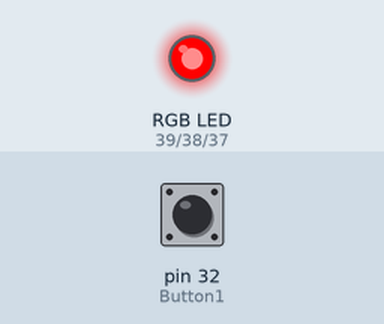
The sketch below on a simulated Arduino Mega 2560, built with avr-gcc and run on an emulated ATmega2560. Parts: an RGB LED mixed from three pins (HIGH = lit). The inputs (shaded band) are chosen by the test bench; at power-on: pin 32 (Button1) HIGH.

Above: at 1.3 s.
1.4 s: pin 32 (Button1) pulled LOW for 3.2 s
At 1.8 s:
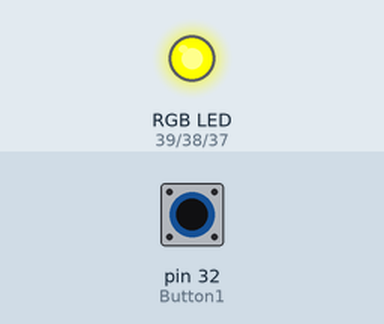
6.1 s: pin 32 (Button1) pulled LOW for 0.15 s
At 7.3 s:
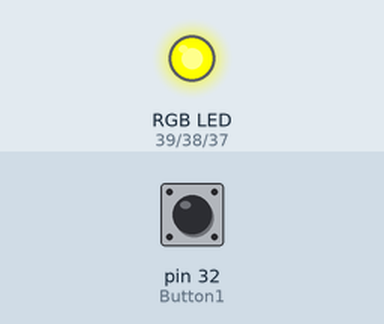
7.7 s: pin 32 (Button1) pulled LOW for 1 s
At 8.9 s:
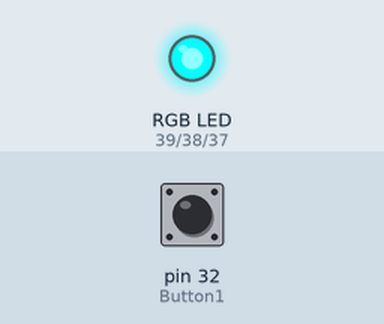
Timing chart, 0 to 10.7 s (numbered marks = the images above; inputs shaded):
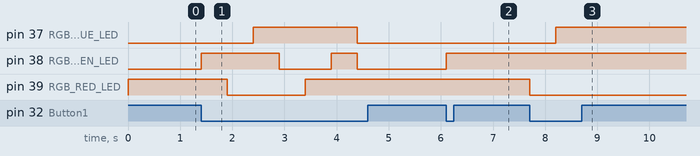

Measured:
- after the input at 1.4 s, pin 37 (RGB_BLUE_LED): LOW → HIGH after 1.0 s, → LOW 2.0 s later; pin 38 (RGB_GREEN_LED): LOW → HIGH at once, → LOW 1.5 s later, → HIGH 1.0 s later, → LOW 0.50 s later; pin 39 (RGB_RED_LED): HIGH → LOW after 0.50 s, → HIGH 1.5 s later
- after the input at 6.1 s, pin 38 (RGB_GREEN_LED): LOW → HIGH at once
- after the input at 7.7 s, pin 37 (RGB_BLUE_LED): LOW → HIGH after 0.50 s; pin 39 (RGB_RED_LED): HIGH → LOW at once

The sketch:

Lab2_3c.ino
```cpp
/*
  Resolution for Lab 2, 3.c) for the
  Energia workshop with Educational Boosterpack Mk II by Luís Afonso

  Made in 19/12/2015 by Luís Afonso
*/

/* Define the pins of the RGB LED on the boosterpack */
#define RGB_RED_LED 39
#define RGB_GREEN_LED 38
#define RGB_BLUE_LED 37

#define Button1 32


void setup()
{

  pinMode(RGB_RED_LED,OUTPUT);
  pinMode(RGB_GREEN_LED,OUTPUT);
  pinMode(RGB_BLUE_LED,OUTPUT);

  pinMode(Button1,INPUT_PULLUP);

  //Start with all LED off
  digitalWrite(RGB_RED_LED, LOW);
  digitalWrite(RGB_GREEN_LED, LOW);
  digitalWrite(RGB_BLUE_LED, LOW);
}

/*
  The code bellow creates a sequence of the combination of all colors
Usually this is done by (RGB): 100 -> 110 -> 010 -> 011 -> 001 -> 101 -> 111
and then back to 100 (Red).
  In the loop bellow some commands are commented out since they are
  not necessary and it's to show it's possible to optimize the code
(code has less lines). Off course it's much easier to produce the
code before the optimizations.
*/
void loop()
{

  /* Red only */
  digitalWrite(RGB_RED_LED, HIGH);
  digitalWrite(RGB_GREEN_LED, LOW);
  digitalWrite(RGB_BLUE_LED, LOW);

  delay(500);
  while(digitalRead(Button1));

  /* Red + Green = Yellow */
  //digitalWrite(RGB_RED_LED, HIGH); //already ON in previous
  digitalWrite(RGB_GREEN_LED, HIGH);
  //digitalWrite(RGB_BLUE_LED, LOW); //already OFF in previous

  delay(500);
  while(digitalRead(Button1));

  /* Green only */
  digitalWrite(RGB_RED_LED, LOW);
  //digitalWrite(RGB_GREEN_LED, HIGH); //already ON in previous
  //digitalWrite(RGB_BLUE_LED, LOW); //already OFF in previous

  delay(500);
  while(digitalRead(Button1));

  /* Green + Blue = Turquoise  */
  //digitalWrite(RGB_RED_LED, LOW); //already OFF in previous
  //digitalWrite(RGB_GREEN_LED, HIGH); //already ON in previous
  digitalWrite(RGB_BLUE_LED, HIGH);

  delay(500);
  while(digitalRead(Button1));

  /* Blue only  */
  //digitalWrite(RGB_RED_LED, LOW); //already OFF in previous
  digitalWrite(RGB_GREEN_LED, LOW);
  //digitalWrite(RGB_BLUE_LED, HIGH); //already ON in previous

  delay(500);
  while(digitalRead(Button1));

  /* Red + Blue = Magenta/Purple  */
  digitalWrite(RGB_RED_LED, HIGH);
  //digitalWrite(RGB_GREEN_LED, LOW); //already OFF in previous
  //digitalWrite(RGB_BLUE_LED, HIGH); //already ON in previous

  delay(500);
  while(digitalRead(Button1));

  /* Red + Green + Blue = White */
  //digitalWrite(RGB_RED_LED, HIGH); //already ON in previous
  digitalWrite(RGB_GREEN_LED, HIGH);
  //digitalWrite(RGB_BLUE_LED, HIGH); //already ON in previous

  delay(500);
  while(digitalRead(Button1));
}
```
